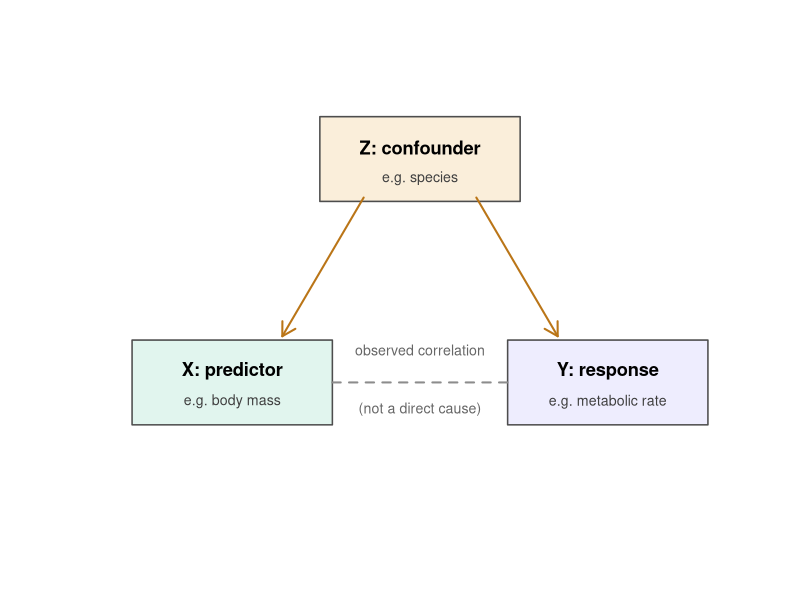
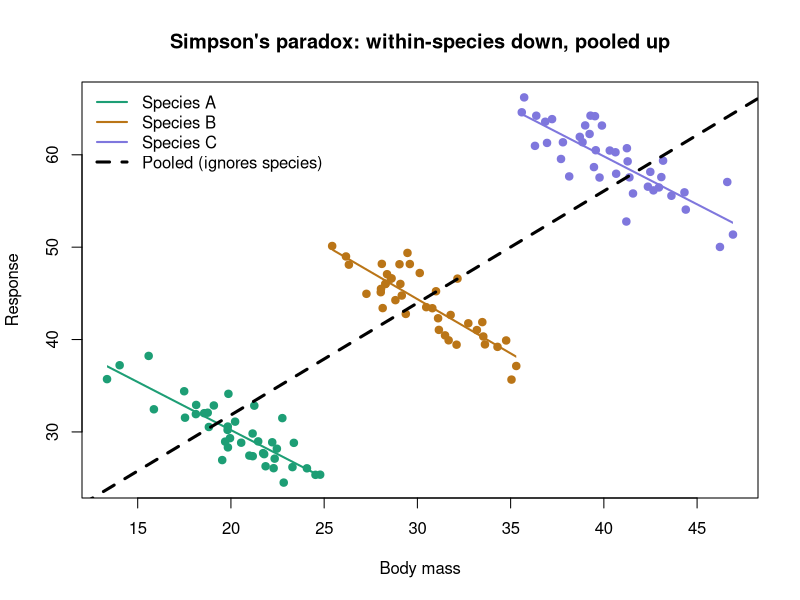

Here is the R script that generated these plots, in order:
## ---- chunk 1
set.seed(7)
walkcor <- replicate(1000, {
  a <- cumsum(rnorm(30))     # one random walk
  b <- cumsum(rnorm(30))     # a totally independent second walk
  cor(a, b)
})

mean(abs(walkcor) > 0.7)     # fraction of independent pairs with |r| > 0.7
## ---- chunk 2
#| code-fold: true
plot(NA, xlim = c(0, 10), ylim = c(0, 5), axes = FALSE, xlab = "", ylab = "")

node <- function(xc, yc, lab, sub, fill) {
  rect(xc - 1.6, yc - 0.55, xc + 1.6, yc + 0.55, col = fill,
       border = "grey30", lwd = 1.5)
  text(xc, yc + 0.15, lab, font = 2, cex = 1.1)
  text(xc, yc - 0.25, sub, cex = 0.85, col = "grey25")
}

node(5, 4.2, "Z: confounder",  "e.g. species",        "#FAEEDA")
node(2, 1.3, "X: predictor",   "e.g. body mass",      "#E1F5EE")
node(8, 1.3, "Y: response",    "e.g. metabolic rate", "#EEEDFE")

arrows(4.1, 3.7, 2.8, 1.9, lwd = 2, length = 0.15, col = "#BA7517")   # Z -> X
arrows(5.9, 3.7, 7.2, 1.9, lwd = 2, length = 0.15, col = "#BA7517")   # Z -> Y
segments(3.6, 1.3, 6.4, 1.3, lwd = 2, lty = 2, col = "grey55")        # X ~ Y
text(5, 1.72, "observed correlation", cex = 0.85, col = "grey40")
text(5, 0.95, "(not a direct cause)", cex = 0.85, col = "grey40")
## ---- chunk 3
set.seed(3)
N <- 200
Z <- rnorm(N)                 # the confounder
X <- 2 * Z + rnorm(N)         # Z influences X
Y <- 3 * Z + rnorm(N)         # Z influences Y — but X does NOT
## ---- chunk 4
naive <- lm(Y ~ X)
summary(naive)
## ---- chunk 5
c(naive_slope = unname(coef(naive)["X"]),
  predicted   = 3 * cov(X, Z) / var(X),
  theory      = 3 * 2 / 5)
## ---- chunk 6
adjusted <- lm(Y ~ X + Z)
round(summary(adjusted)$coefficients, 4)
## ---- chunk 7
set.seed(1)

make_species <- function(n, mass_mean, base, slope = -1.2) {
  mass <- rnorm(n, mass_mean, 3)
  resp <- base + slope * (mass - mass_mean) + rnorm(n, 0, 2)
  data.frame(mass, resp)
}

# three species: bigger species have higher mass AND higher baseline response
d <- rbind(
  within(make_species(40, 20, 30), species <- "A"),
  within(make_species(40, 30, 45), species <- "B"),
  within(make_species(40, 40, 60), species <- "C")
)
d$species <- factor(d$species)
## ---- chunk 8
pooled <- lm(resp ~ mass, data = d)
coef(pooled)[["mass"]]        # pooled slope
## ---- chunk 9
adjusted <- lm(resp ~ mass + species, data = d)
coef(adjusted)[["mass"]]      # within-species slope
## ---- chunk 10
#| code-fold: true
plot(resp ~ mass, data = d, col = c("#1D9E75", "#BA7517", "#7F77DD")[species],
     pch = 19, xlab = "Body mass", ylab = "Response",
     main = "Simpson's paradox: within-species down, pooled up")

# within-species regression lines (negative)
for (sp in levels(d$species)) {
  sub <- d[d$species == sp, ]
  fit <- lm(resp ~ mass, data = sub)
  clip(min(sub$mass), max(sub$mass), -100, 200)
  abline(fit, col = c("#1D9E75", "#BA7517", "#7F77DD")[which(levels(d$species) == sp)],
         lwd = 2)
}
do.call("clip", as.list(par("usr")))              # reset clip region
abline(pooled, col = "black", lwd = 3, lty = 2)   # pooled line (positive)
legend("topleft", bty = "n",
       legend = c("Species A", "Species B", "Species C", "Pooled (ignores species)"),
       col = c("#1D9E75", "#BA7517", "#7F77DD", "black"),
       lwd = c(2, 2, 2, 3), lty = c(1, 1, 1, 2))
